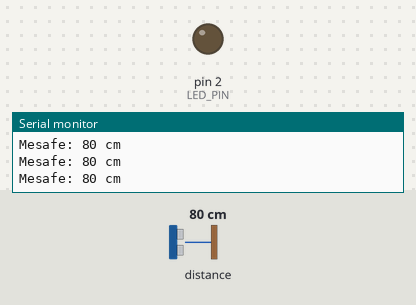
Recording of a program running on a simulated Arduino Uno, built with avr-gcc and run on an emulated ATmega328P. Shown: output pins drawn as LEDs (lit = HIGH), the last lines printed to the serial monitor. Inputs (shaded band) come from the test bench; at power-on: distance to the obstacle 80 cm.

Above: at 1.3 s.
1.4 s: distance to the obstacle set to 73 cm
2.9 s: distance to the obstacle set to 66 cm
At 3.7 s:
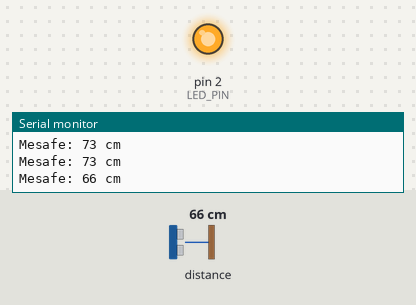
4.7 s: distance to the obstacle set to 12 cm
6.2 s: distance to the obstacle set to 9 cm
At 7.3 s:
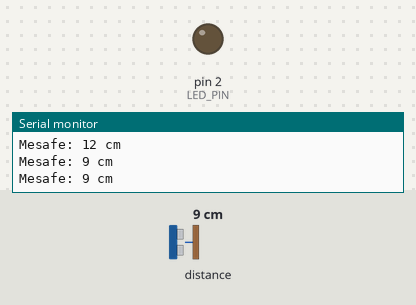
7.9 s: distance to the obstacle set to 18 cm
At 8.5 s:
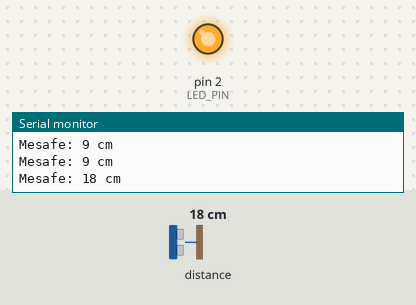
Timing chart, 0 to 10.5 s (numbered marks = the images above; inputs shaded):
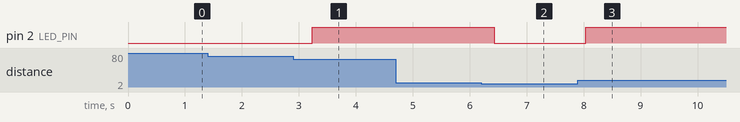

The program:

main.cpp
```cpp
//Kütüphaneler
#include <Arduino.h>
#include <Wire.h>
#include <Adafruit_VL53L0X.h>

Adafruit_VL53L0X lox = Adafruit_VL53L0X();

//Gerekli değişkenleri tanımlıyoruz
#define LED_PIN 2
#define MIN_CM 10
#define MAX_CM 70

//Setup Bloğu
void setup() {
  //Serial begini aktif ediyoruz
  Serial.begin(9600);
  Wire.begin();

  pinMode(LED_PIN, OUTPUT);

  //Sensor başlatılıyor
  Serial.println("VL53L0X Baslatiliyor...");

  //Sensorü Kontrol ediyoruz
  if (!lox.begin()) {
    Serial.println("Sensor bulunamadi!");
    while (1);
  }

  Serial.println("Sensor hazir.");
}

//Loop Bloğu
void loop() {
  VL53L0X_RangingMeasurementData_t measure;

  lox.rangingTest(&measure, false);

  if (measure.RangeStatus != 3) {

    int mesafe_cm = measure.RangeMilliMeter / 10;

    Serial.print("Mesafe: ");
    Serial.print(mesafe_cm);
    Serial.println(" cm");

    //belli bir mesafe aralığında LED yanar
    if (mesafe_cm > MIN_CM && mesafe_cm < MAX_CM) {
      digitalWrite(LED_PIN, HIGH);
    } else {
      digitalWrite(LED_PIN, LOW);
    }

  } else {
    Serial.println("Olcum disi");
    digitalWrite(LED_PIN, LOW);
  }

  //0,5 sn gecikme
  delay(500);

}
```

Measured:
- the behaviour switches between 70 and 69 cm on distance to the obstacle (found by bisection; images 0 and 1)
- the behaviour switches between 11 and 10 cm on distance to the obstacle (found by bisection; images 1 and 2)
- after the input at 2.9 s, pin 2 (LED_PIN): LOW → HIGH after 0.33 s
- after the input at 6.2 s, pin 2 (LED_PIN): HIGH → LOW after 0.23 s
- after the input at 7.9 s, pin 2 (LED_PIN): LOW → HIGH after 0.13 s
